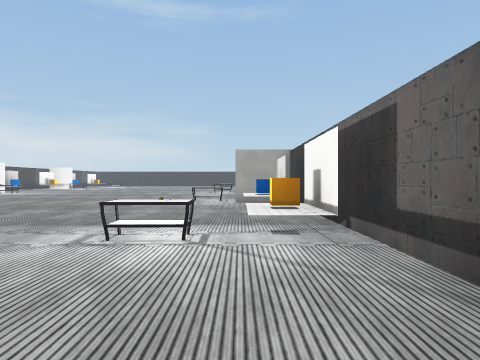
[1] (above)

19 first-person views from a walk through a 3-D level made in the Unity game engine. The camera is 1.4 m above the floor, looks level and sees 70° across. The floor is counted in squares, 2 m on a side. Each view is taken from the middle of a square. On the plan, view 1 faces up. The plan holds only what a view shows up to about 11 squares ahead; the rest is blank. The place goes on beyond the plan. Some surface patterns are stand-ins.

[2]
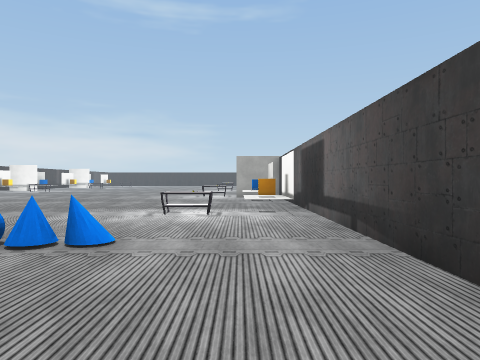

[3]
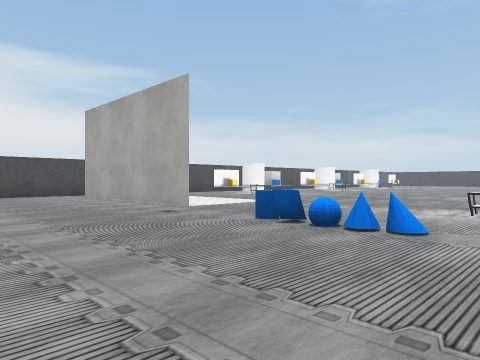

[4]
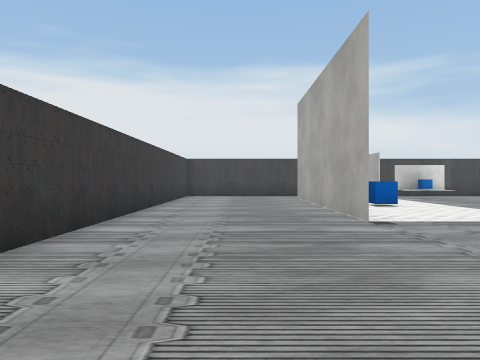

[5]
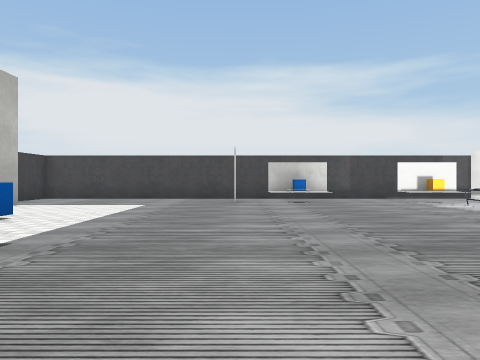

[6]
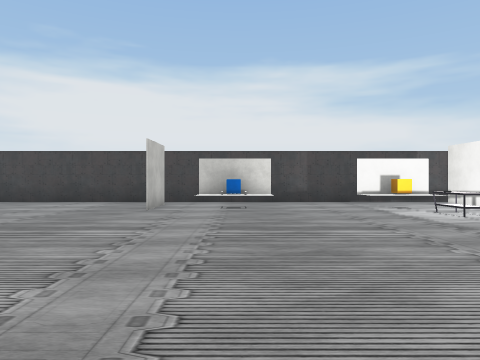

[7]
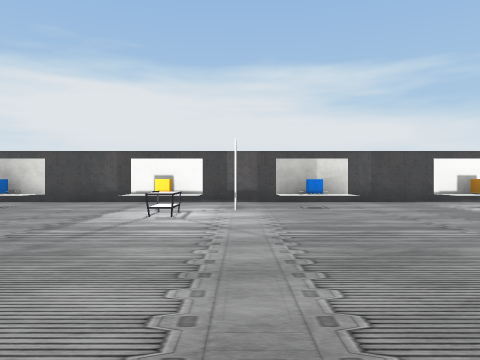

[8]
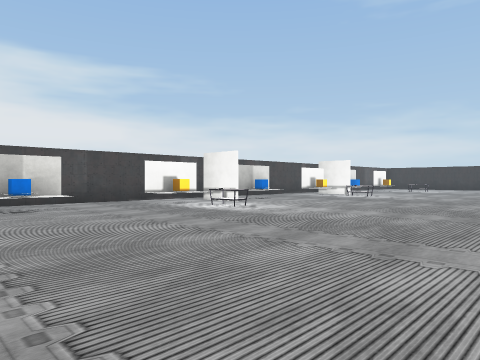

[9]
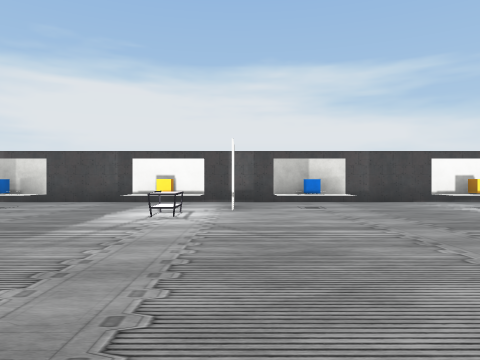

[10]
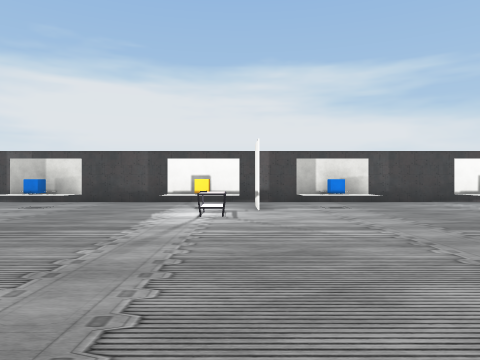

[11]
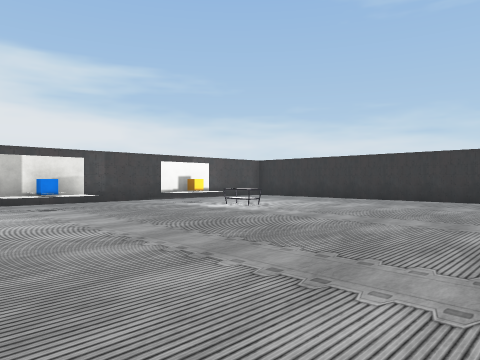

[12]
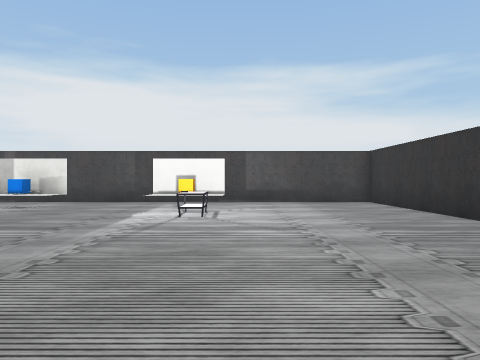

[13]
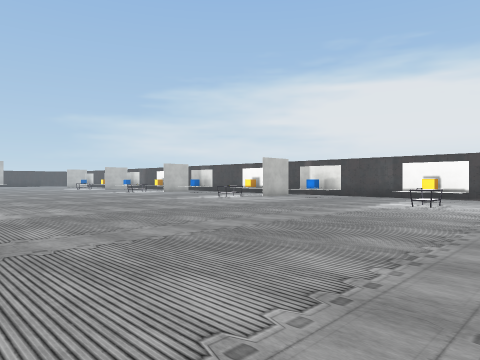

[14]
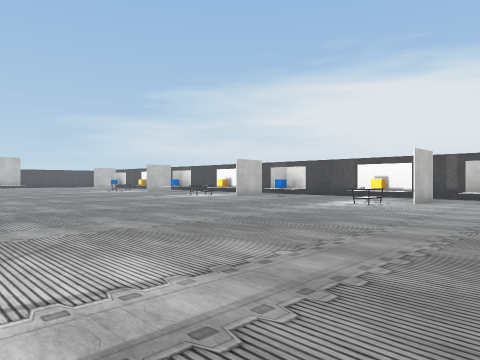

[15]
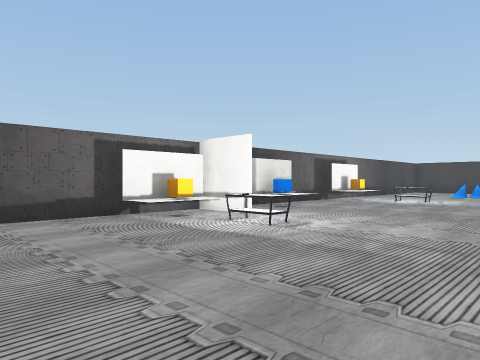

[16]
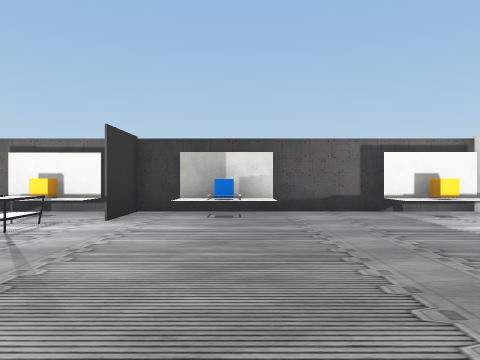

[17]
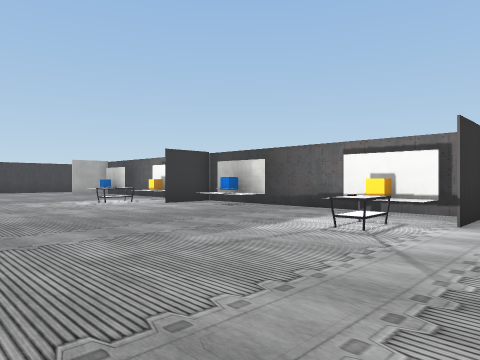

[18]
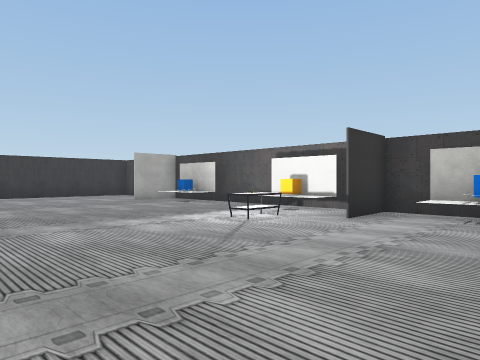

[19]
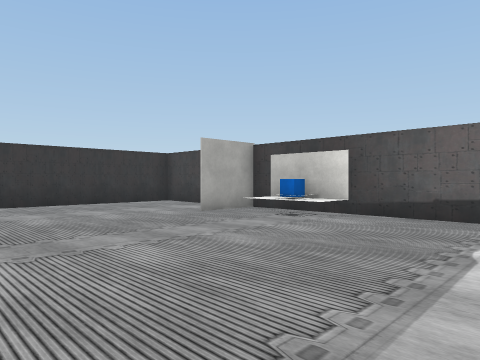

### Floor plan
Points are (right, up) in squares from view 1. A wall is a line through its corners. A room is listed if a view was taken in it or the views show most of it. See-through windows are left out.
Room 1 (views 1, 2, 3, 4, 5, 6, 7, 8, 9, 10, 11, 12, 13, 14, 15, 16, 17, 18, 19)
walls: (1.6, 18.3) (-0.1, 18.3); (-13.4, 10.9) (-14.7, 10.9); (0.4, 10.8) (1.6, 10.8); (1.3, 10.9) (0.5, 10.9); (1.6, 26.1) (-0.2, 26); (-14.7, 2.9) (-12.9, 2.9); (-4.4, -0.7) (-8.8, -0.7) (-8.3, -0.7); (1.6, -0.7) (1.6, 34.1) (-0.1, 34.1); (-7.1, 38.1) (-8.5, 38.1); (1.6, 36.3) (1.6, 37); (-10.8, 38.1) (-15.8, 38.1) (-15.8, -2.6); (-12, -4.3) (-4.3, -4.3); (0.5, 38.1) (-3.3, 38.1)
objects: other object (-14, 4) to (-14, 5); other object (-14, 8); other object (-14, 9); other object (-14, 10); other object (-14, 12) to (-14, 13); other object (-14, 17); other object (-14, 18); other object (-14, 20) to (-14, 21); other object (-14, 24); other object (-14, 25); other object (-14, 26) to (-13, 26); other object (-14, 28) to (-14, 29); other object (-14, 32); other object (-14, 33); other object (-12, 9); other object (-12, 17); other object (-12, 25); other object (-12, 33); other object (-4, 1); other object (-3, 1); other object (-2, 1); other object (-1, 4); other object (-1, 12); other object (-1, 19); other object (-1, 20); other object (-1, 27); other object (0, 11); other object (0, 23) to (1, 25); other object (1, 4) to (1, 5); other object (1, 8) to (1, 9); other object (1, 12); other object (1, 13); other object (1, 16) to (1, 17); other object (1, 19); other object (1, 20); other object (1, 27); other object (1, 28); other object (1, 32) to (1, 33)

Where each view was taken, in squares from view 1:
view 1: 0 up, 0 right, facing up
view 2: 3 down, 0 right, facing up
view 3: 4 down, 0 right, facing up-left
view 4: 2 down, 1 left, facing left
view 5: 3 up, 3 left, facing left
view 6: 5 up, 5 left, facing left
view 7: 11 up, 5 left, facing left
view 8: 11 up, 5 left, facing up-left
view 9: 19 up, 5 left, facing left
view 10: 26 up, 5 left, facing left
view 11: 26 up, 5 left, facing up-left
view 12: 34 up, 5 left, facing left
view 13: 36 up, 2 left, facing down-left
view 14: 30 up, 2 left, facing down-left
view 15: 16 up, 5 left, facing down-right
view 16: 16 up, 6 left, facing right
view 17: 17 up, 6 left, facing up-right
view 18: 23 up, 6 left, facing up-right
view 19: 28 up, 5 left, facing up-right
